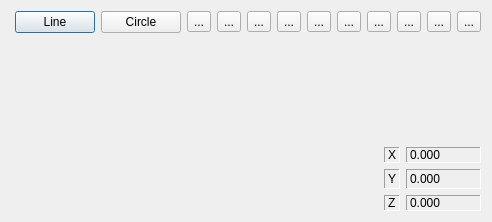
<?xml version="1.0" encoding="UTF-8"?>
<ui version="4.0">
 <class>OcctQtControl</class>
 <widget class="QDialog" name="OcctQtControl">
  <property name="geometry">
   <rect>
    <x>0</x>
    <y>0</y>
    <width>492</width>
    <height>222</height>
   </rect>
  </property>
  <property name="windowTitle">
   <string>Dialog</string>
  </property>
  <layout class="QGridLayout" name="gridLayout_3">
   <item row="0" column="0" colspan="2">
    <layout class="QGridLayout" name="gridLayout">
     <item row="0" column="5">
      <widget class="QToolButton" name="toolButton_zoom_bottom">
       <property name="text">
        <string>...</string>
       </property>
       <property name="icon">
        <iconset resource="libicon/icons.qrc">
         <normaloff>:/view-bottom.svg</normaloff>:/view-bottom.svg</iconset>
       </property>
      </widget>
     </item>
     <item row="0" column="10">
      <widget class="QToolButton" name="toolButton_zoom_extends">
       <property name="text">
        <string>...</string>
       </property>
       <property name="icon">
        <iconset resource="libicon/icons.qrc">
         <normaloff>:/zoom_extend.svg</normaloff>:/zoom_extend.svg</iconset>
       </property>
      </widget>
     </item>
     <item row="0" column="3">
      <widget class="QToolButton" name="toolButton_zoom_3d">
       <property name="text">
        <string>...</string>
       </property>
       <property name="icon">
        <iconset resource="libicon/icons.qrc">
         <normaloff>:/view-iso.svg</normaloff>:/view-iso.svg</iconset>
       </property>
       <property name="checkable">
        <bool>false</bool>
       </property>
       <property name="checked">
        <bool>false</bool>
       </property>
       <property name="autoRepeat">
        <bool>false</bool>
       </property>
       <property name="autoExclusive">
        <bool>false</bool>
       </property>
       <property name="autoRepeatDelay">
        <number>300</number>
       </property>
       <property name="autoRepeatInterval">
        <number>100</number>
       </property>
      </widget>
     </item>
     <item row="0" column="7">
      <widget class="QToolButton" name="toolButton_zoom_left">
       <property name="text">
        <string>...</string>
       </property>
       <property name="icon">
        <iconset resource="libicon/icons.qrc">
         <normaloff>:/view-left.svg</normaloff>:/view-left.svg</iconset>
       </property>
      </widget>
     </item>
     <item row="0" column="1">
      <widget class="QPushButton" name="pushButton_line">
       <property name="text">
        <string>Line</string>
       </property>
      </widget>
     </item>
     <item row="0" column="2">
      <widget class="QPushButton" name="pushButton_circle">
       <property name="text">
        <string>Circle</string>
       </property>
      </widget>
     </item>
     <item row="0" column="12">
      <widget class="QToolButton" name="toolButton_zoom_min">
       <property name="text">
        <string>...</string>
       </property>
       <property name="icon">
        <iconset resource="libicon/icons.qrc">
         <normaloff>:/zoom_min.svg</normaloff>:/zoom_min.svg</iconset>
       </property>
      </widget>
     </item>
     <item row="0" column="8">
      <widget class="QToolButton" name="toolButton_zoom_right">
       <property name="text">
        <string>...</string>
       </property>
       <property name="icon">
        <iconset resource="libicon/icons.qrc">
         <normaloff>:/view-right.svg</normaloff>:/view-right.svg</iconset>
       </property>
      </widget>
     </item>
     <item row="0" column="0">
      <spacer name="horizontalSpacer">
       <property name="orientation">
        <enum>Qt::Horizontal</enum>
       </property>
       <property name="sizeHint" stdset="0">
        <size>
         <width>2000</width>
         <height>20</height>
        </size>
       </property>
      </spacer>
     </item>
     <item row="0" column="9">
      <widget class="QToolButton" name="toolButton_zoom_top">
       <property name="text">
        <string>...</string>
       </property>
       <property name="icon">
        <iconset resource="libicon/icons.qrc">
         <normaloff>:/view-top.svg</normaloff>:/view-top.svg</iconset>
       </property>
      </widget>
     </item>
     <item row="0" column="11">
      <widget class="QToolButton" name="toolButton_zoom_plus">
       <property name="text">
        <string>...</string>
       </property>
       <property name="icon">
        <iconset resource="libicon/icons.qrc">
         <normaloff>:/zoom_plus.svg</normaloff>:/zoom_plus.svg</iconset>
       </property>
      </widget>
     </item>
     <item row="0" column="4">
      <widget class="QToolButton" name="toolButton_zoom_back">
       <property name="autoFillBackground">
        <bool>true</bool>
       </property>
       <property name="styleSheet">
        <string notr="true"/>
       </property>
       <property name="text">
        <string>...</string>
       </property>
       <property name="icon">
        <iconset resource="libicon/icons.qrc">
         <normaloff>:/view-back.svg</normaloff>:/view-back.svg</iconset>
       </property>
      </widget>
     </item>
     <item row="0" column="6">
      <widget class="QToolButton" name="toolButton_zoom_fromt">
       <property name="text">
        <string>...</string>
       </property>
       <property name="icon">
        <iconset resource="libicon/icons.qrc">
         <normaloff>:/view-front.svg</normaloff>:/view-front.svg</iconset>
       </property>
      </widget>
     </item>
    </layout>
   </item>
   <item row="3" column="0" rowspan="2" colspan="2">
    <layout class="QGridLayout" name="gridLayout_2">
     <item row="0" column="5">
      <widget class="QLabel" name="label_val_mouse_x">
       <property name="sizePolicy">
        <sizepolicy hsizetype="Preferred" vsizetype="Preferred">
         <horstretch>0</horstretch>
         <verstretch>0</verstretch>
        </sizepolicy>
       </property>
       <property name="minimumSize">
        <size>
         <width>75</width>
         <height>0</height>
        </size>
       </property>
       <property name="font">
        <font>
         <weight>50</weight>
         <bold>false</bold>
        </font>
       </property>
       <property name="autoFillBackground">
        <bool>false</bool>
       </property>
       <property name="styleSheet">
        <string notr="true"/>
       </property>
       <property name="frameShape">
        <enum>QFrame::Panel</enum>
       </property>
       <property name="frameShadow">
        <enum>QFrame::Sunken</enum>
       </property>
       <property name="lineWidth">
        <number>1</number>
       </property>
       <property name="midLineWidth">
        <number>0</number>
       </property>
       <property name="text">
        <string>0.000</string>
       </property>
      </widget>
     </item>
     <item row="1" column="0">
      <spacer name="horizontalSpacer_2">
       <property name="orientation">
        <enum>Qt::Horizontal</enum>
       </property>
       <property name="sizeHint" stdset="0">
        <size>
         <width>40</width>
         <height>20</height>
        </size>
       </property>
      </spacer>
     </item>
     <item row="1" column="5">
      <widget class="QLabel" name="label_val_mouse_y">
       <property name="minimumSize">
        <size>
         <width>0</width>
         <height>0</height>
        </size>
       </property>
       <property name="font">
        <font>
         <weight>50</weight>
         <bold>false</bold>
        </font>
       </property>
       <property name="autoFillBackground">
        <bool>false</bool>
       </property>
       <property name="styleSheet">
        <string notr="true"/>
       </property>
       <property name="frameShape">
        <enum>QFrame::Panel</enum>
       </property>
       <property name="frameShadow">
        <enum>QFrame::Sunken</enum>
       </property>
       <property name="lineWidth">
        <number>1</number>
       </property>
       <property name="midLineWidth">
        <number>0</number>
       </property>
       <property name="text">
        <string>0.000</string>
       </property>
      </widget>
     </item>
     <item row="1" column="4">
      <widget class="QLabel" name="label_mouse_y">
       <property name="font">
        <font>
         <weight>50</weight>
         <bold>false</bold>
        </font>
       </property>
       <property name="autoFillBackground">
        <bool>false</bool>
       </property>
       <property name="styleSheet">
        <string notr="true"/>
       </property>
       <property name="frameShape">
        <enum>QFrame::Panel</enum>
       </property>
       <property name="frameShadow">
        <enum>QFrame::Sunken</enum>
       </property>
       <property name="lineWidth">
        <number>1</number>
       </property>
       <property name="midLineWidth">
        <number>0</number>
       </property>
       <property name="text">
        <string>Y</string>
       </property>
      </widget>
     </item>
     <item row="2" column="5">
      <widget class="QLabel" name="label_val_mouse_z">
       <property name="minimumSize">
        <size>
         <width>0</width>
         <height>0</height>
        </size>
       </property>
       <property name="font">
        <font>
         <weight>50</weight>
         <bold>false</bold>
        </font>
       </property>
       <property name="frameShape">
        <enum>QFrame::Panel</enum>
       </property>
       <property name="frameShadow">
        <enum>QFrame::Sunken</enum>
       </property>
       <property name="lineWidth">
        <number>1</number>
       </property>
       <property name="midLineWidth">
        <number>0</number>
       </property>
       <property name="text">
        <string>0.000</string>
       </property>
      </widget>
     </item>
     <item row="0" column="4">
      <widget class="QLabel" name="label_mouse_x">
       <property name="sizePolicy">
        <sizepolicy hsizetype="Minimum" vsizetype="Preferred">
         <horstretch>0</horstretch>
         <verstretch>0</verstretch>
        </sizepolicy>
       </property>
       <property name="font">
        <font>
         <weight>50</weight>
         <bold>false</bold>
        </font>
       </property>
       <property name="autoFillBackground">
        <bool>false</bool>
       </property>
       <property name="styleSheet">
        <string notr="true"/>
       </property>
       <property name="frameShape">
        <enum>QFrame::Panel</enum>
       </property>
       <property name="frameShadow">
        <enum>QFrame::Sunken</enum>
       </property>
       <property name="lineWidth">
        <number>1</number>
       </property>
       <property name="midLineWidth">
        <number>0</number>
       </property>
       <property name="text">
        <string>X</string>
       </property>
      </widget>
     </item>
     <item row="2" column="4">
      <widget class="QLabel" name="label_mouse_z">
       <property name="font">
        <font>
         <weight>50</weight>
         <bold>false</bold>
        </font>
       </property>
       <property name="frameShape">
        <enum>QFrame::Panel</enum>
       </property>
       <property name="frameShadow">
        <enum>QFrame::Sunken</enum>
       </property>
       <property name="lineWidth">
        <number>1</number>
       </property>
       <property name="midLineWidth">
        <number>0</number>
       </property>
       <property name="text">
        <string>Z</string>
       </property>
      </widget>
     </item>
    </layout>
   </item>
   <item row="1" column="1">
    <spacer name="verticalSpacer">
     <property name="orientation">
      <enum>Qt::Vertical</enum>
     </property>
     <property name="sizeHint" stdset="0">
      <size>
       <width>20</width>
       <height>2500</height>
      </size>
     </property>
    </spacer>
   </item>
  </layout>
 </widget>
 <resources>
  <include location="libicon/icons.qrc"/>
 </resources>
 <connections/>
</ui>
